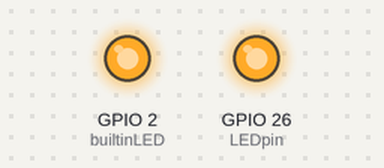
The sketch below on a simulated ESP32. On the bench: output pins drawn as LEDs (lit = HIGH). What the sketch prints to the serial monitor is not drawn. At 0.9 s the program puts the board to deep sleep or switches it off; the recording ends there.

Above: at 0.1 s.
At 0.81 s:
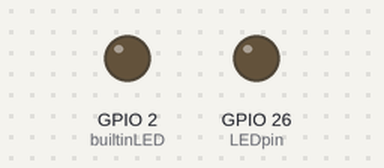
Timing chart, 0 to 0.9 s (numbered marks = the images above):
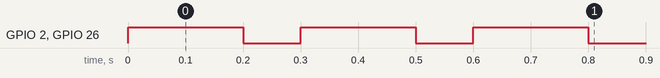

The sketch:

Listing22-8.ino
```cpp
/*******************************************************************************
 * Sketch name: RTC and sleep mode
 * Description: Activate ESP32 microcontroller from sleep mode with switch
 * Created on:  October 2020
 * Author:      Neil Cameron
 * Book:        Electronics Projects with the ESP8266 and ESP32
 * Chapter :    22 - ESP32 microcontroller features
 ******************************************************************************/

#include <driver/rtc_io.h>        // include rtc input-output library
int switchPin = 32;         // define switch pin
int LEDpin = 26;            // and LED pin
int builtinLED = 2;

void setup()
{
  Serial.begin(115200);         // define Serial Monitor baud rate
  pinMode(LEDpin, OUTPUT);        // LED pins as output
  pinMode(builtinLED, OUTPUT);
  flash();              // call flash function
  rtc_gpio_pullup_en((gpio_num_t)switchPin);    // pull-up switch pin
  esp_sleep_enable_ext0_wakeup((gpio_num_t)switchPin, 0);
}             // wakeup on switch pin with state 0

void loop()
{
  Serial.print("sleep mode on pin ");Serial.println(switchPin);
  esp_deep_sleep_start();         // ESP32 in sleep mode
}

void flash()
{
  for (int i=0; i<3; i++)         // flash LEDs three times
  {
    digitalWrite(LEDpin, HIGH);       // LED on pin
    digitalWrite(builtinLED, HIGH);       // and built-in LED
    delay(200);
    digitalWrite(LEDpin, LOW);
    digitalWrite(builtinLED, LOW);
    delay(100);
  }
}
```
